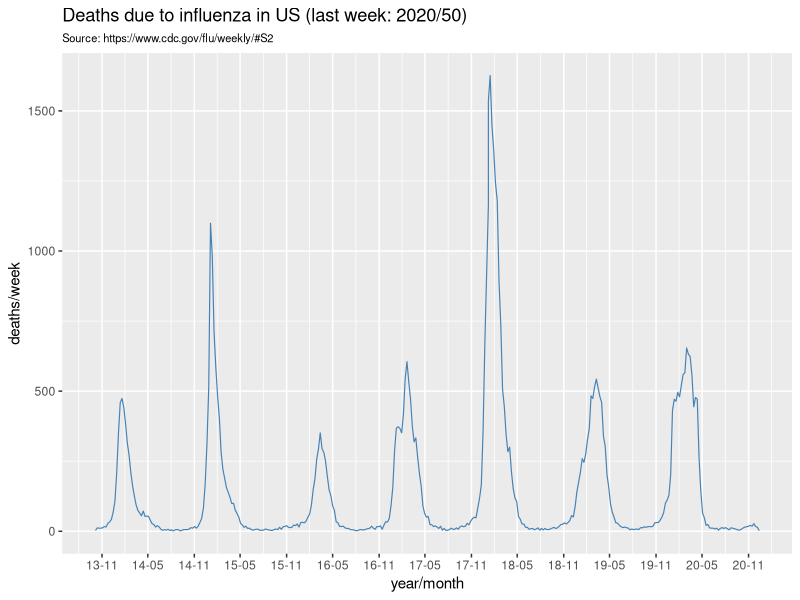
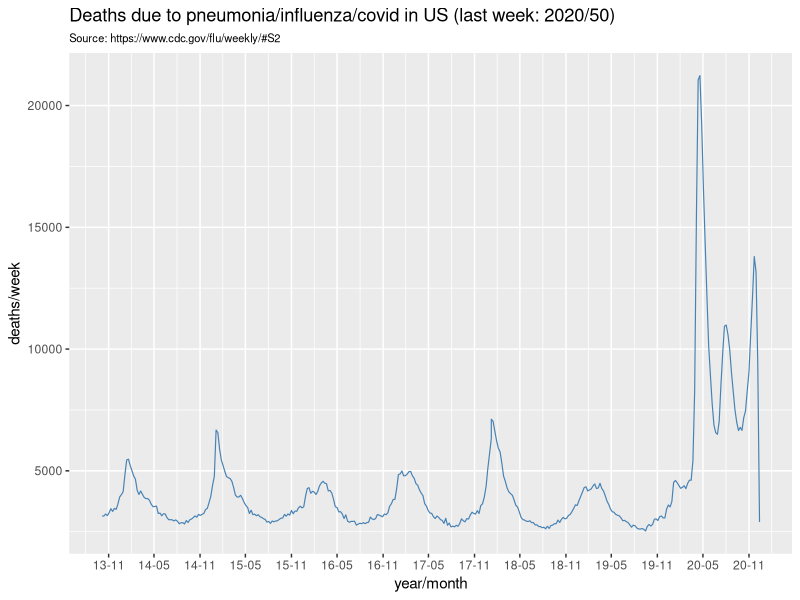
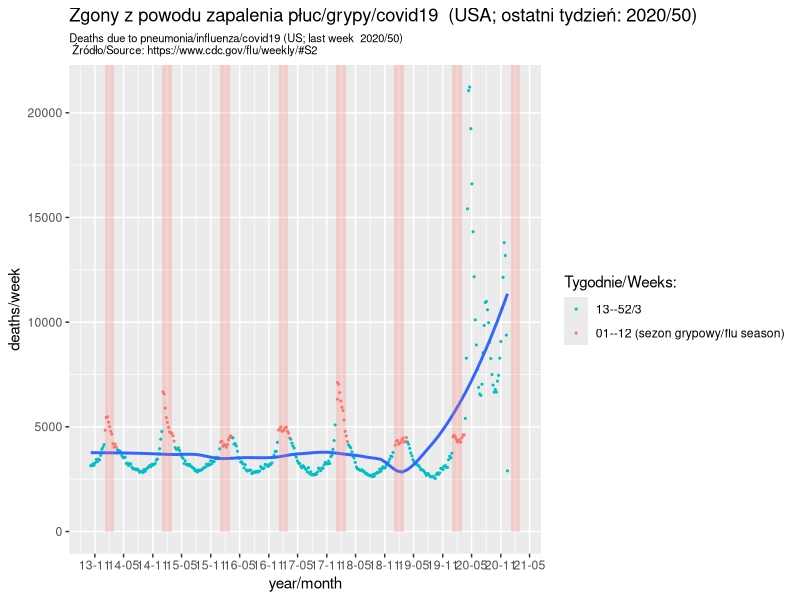

Source code (R) for these figures, in order:
## ---- chunk 1
knitr::opts_chunk$set(echo = TRUE)
## ---- chunk 2
library("dplyr")
library("ggplot2")
library("ggpubr")
library("scales")
##
mainBreaks <- "6 months"
surl <- "https://www.cdc.gov/flu/weekly/#S2"
spanV <- 0.5
## ---- chunk 3
d <- read.csv("us.pneumonia.csv", sep = ';',  header=T, na.string="NA")
# wdate column is a string "yyyy/ww"
d$wdate <- sprintf ("%.4i/%.02i", d$year, d$week)
first.obs <- first(d$wdate)
last.obs <- last(d$wdate)
## ---- chunk 4
## Note if insufficient arguments provided to strptime, current date
## will be returned (ie %Y/%W is insufficent)
d$date <- strptime(sprintf("%s-%s-01", d$year, d$week), format="%Y-%W-%w")
## ---- chunk 5
pc1 <- ggplot(d, aes(x= as.Date(date), y=influenza )) +
 geom_line(aes(), group=1, size=.4, color="steelblue") +
 ##geom_smooth(method="loess", se=F, span=spanV) +
 xlab(label="year/month") +
 ylab(label="deaths/week") +
 scale_x_date(labels = date_format("%y-%m"), breaks = mainBreaks)+
 theme(plot.subtitle=element_text(size=8, hjust=0, color="black")) +
 ggtitle(sprintf("Deaths due to influenza in US (last week: %s)", last.obs), 
         subtitle=sprintf("Source: %s", surl)) 
pc1
## ---- chunk 6
pd1 <- ggplot(d, aes(x = as.Date(date), y=PIC ) ) +
 geom_line(aes(), group=1, size=.4, color="steelblue") +
 ##geom_smooth(method="loess", se=F, span=spanV) +
 xlab(label="year/month") +
 ylab(label="deaths/week") +
 scale_x_date(labels = date_format("%y-%m"), breaks = mainBreaks)+
 theme(plot.subtitle=element_text(size=8, hjust=0, color="black")) +
 ggtitle(sprintf("Deaths due to pneumonia/influenza/covid in US (last week: %s)", last.obs), subtitle=sprintf("Source: %s", surl)) 
##
##ggsave(pc1, file="us_influenza.png", width=10)
##ggsave(pd1, file="us.pic.png", width=10)
pd1
## ---- chunk 7

bars <- data.frame(
   x1=c("2021-01-01", "2020-01-01", "2019-01-01", "2018-01-01", "2017-01-01", "2016-01-01", "2015-01-01", "2014-01-01"), 
   x2=c("2021-03-01", "2020-03-01", "2019-03-01", "2018-03-01", "2017-03-01", "2016-03-01", "2015-03-01", "2014-03-01"), 
   y1=c(0, 0, 0, 0, 0, 0, 0, 0), 
   y2=c(Inf,Inf, Inf, Inf, Inf, Inf, Inf, Inf)
)
## ---- chunk 8
d <- d %>% mutate( fs=case_when(week < 12 ~ "1", TRUE ~ "0"))
## ---- chunk 9
#theme_update(legend.title=element_text(family="sans", size=8), legend.position="top" )

pe1 <- ggplot(d, aes(x = as.Date(date), y=PIC)) +
        geom_point(aes(color=as.factor(fs)), size=.4) +
        geom_smooth(method="loess", se=F, span=spanV ) +
        xlab(label="year/month") +
        ylab(label="deaths/week") +
        scale_color_manual("Tygodnie/Weeks:", values = c( "1" = "#F8766D", "0" = "#00BFC4" ), 
                           labels=c("1"="01--12 (sezon grypowy/flu season)", "0" = "13--52/3") ) +
        scale_x_date(labels = date_format("%y-%m"), breaks = mainBreaks)+
        theme(plot.subtitle=element_text(size=8, hjust=0, color="black")) +
        ##theme_nikw() +
        ## inherit.aes =F bez tego nie działa
        geom_rect(data=bars, inherit.aes = FALSE,
                  mapping=aes(xmin=as.Date(x1), 
                              xmax=as.Date(x2), ymin=y1, ymax=y2), 
                  fill = "#F8766D", alpha = 0.25) +
        ggtitle(sprintf("Zgony z powodu zapalenia płuc/grypy/covid19  (USA; ostatni tydzień: %s)", last.obs), 
          subtitle=sprintf("Deaths due to pneumonia/influenza/covid19 (US; last week  %s)\n Źródło/Source: %s", last.obs, surl)) 

pe1
##ggsave(pe1, file="us.pic.png", width=8)
